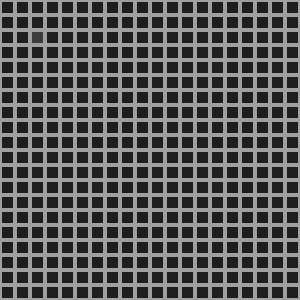
Frame 1 (no input)
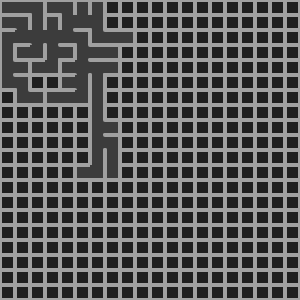
Frame 60 (no input)
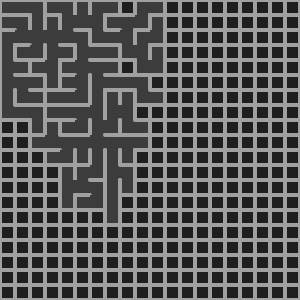
Frame 120 (the mouse pressed at the canvas centre since frame 60)

The p5.js sketch that drew these frames (run headless with seeded random() and noise() and a simulated clock; from frame 60 on, the mouse is pressed at the canvas centre):

// p5.js sketch
// ── sketch.js
const MAZE_SIZE = 20
const CANVAS_SIZE = 300
const CELL_SIZE = CANVAS_SIZE/MAZE_SIZE


// Fuck OOP
// All my homies hate OOP

class Maze {
  static BIT_UP = 1
  static BIT_DOWN = 2
  static BIT_LEFT = 4
  static BIT_RIGHT = 8
  static BIT_FILL = 16
  static BIT_MAX = 31

  // direction enums
  static TOP = 0
  static BOTTOM = 1
  static LEFT = 2
  static RIGHT = 3
    
  constructor(size) {
    this.size = size
    this.grid = Array(size).fill().map(() => Array(size).fill(15))
  }


  hasWall(x, y, direction) {
    switch(direction) {
      case Maze.TOP:
        return (this.grid[y][x] & Maze.BIT_UP) > 0
      case Maze.BOTTOM:
        return (this.grid[y][x] & Maze.BIT_DOWN) > 0
      case Maze.LEFT:
        return (this.grid[y][x] & Maze.BIT_LEFT) > 0
      case Maze.RIGHT:
        return (this.grid[y][x] & Maze.BIT_RIGHT) > 0
    }
  }

  removeWall(x, y, direction) {
    switch(direction) {
      case Maze.TOP:
        this.grid[y][x] &= ~Maze.BIT_UP
        if (y > 0) 
          this.grid[y-1][x] &= ~Maze.BIT_DOWN
        break;
      case Maze.BOTTOM:
        this.grid[y][x] &= ~Maze.BIT_DOWN
        if (y < this.size-1)
          this.grid[y+1][x] &= ~Maze.BIT_UP
        break;
      case Maze.LEFT:
        this.grid[y][x] &= ~Maze.BIT_LEFT
        if (x > 0)
          this.grid[y][x-1] &= ~Maze.BIT_RIGHT
        break;
      case Maze.RIGHT:
        this.grid[y][x] &= ~Maze.BIT_RIGHT
        if (x < this.size-1)
          this.grid[y][x+1] &= ~Maze.BIT_LEFT
        break;
    }
  }

  addWall(x, y, direction) {
    switch(direction) {
      case Maze.TOP:
        this.grid[y][x] |= Maze.BIT_UP
        if (y > 0) 
          this.grid[y-1][x] |= Maze.BIT_DOWN
        break;
      case Maze.BOTTOM:
        this.grid[y][x] |= Maze.BIT_DOWN
        if (y < this.size-1) 
          this.grid[y+1][x] |= Maze.BIT_UP
        break;
      case Maze.LEFT:
        this.grid[y][x] |= Maze.BIT_LEFT
        if (x > 0) 
          this.grid[y][x-1] |= Maze.BIT_RIGHT
        break;
      case Maze.RIGHT:
        this.grid[y][x] |= Maze.BIT_RIGHT
        if (x < this.size-1) 
          this.grid[y][x+1] |= Maze.BIT_LEFT
        break;
    }
  }

  hasCell(x, y, direction) {
    switch(direction) {
      case Maze.TOP:
        return y>0
      case Maze.BOTTOM:
        return y<this.size-1
      case Maze.LEFT:
        return x>0
      case Maze.RIGHT:
        return x<this.size-1
    }
  }

  // returns [x,y]
  getCell(x, y, direction) {
    switch(direction) {
      case Maze.TOP:
        return [x, y-1]
      case Maze.BOTTOM:
        return [x, y+1]
      case Maze.LEFT:
        return [x-1, y]
      case Maze.RIGHT:
        return [x+1, y]
    }
  }

  isFilled(x, y, direction=-1) {
    switch(direction) {
      case Maze.TOP:
        return (this.grid[y-1][x] & Maze.BIT_FILL) > 0
      case Maze.BOTTOM:
        return (this.grid[y+1][x] & Maze.BIT_FILL) > 0
      case Maze.LEFT:
        return (this.grid[y][x-1] & Maze.BIT_FILL) > 0
      case Maze.RIGHT:
        return (this.grid[y][x+1] & Maze.BIT_FILL) > 0
      case -1:
        return (this.grid[y][x] & Maze.BIT_FILL) > 0
    }
  }

  fill(x,y) {
    this.grid[y][x] |= Maze.BIT_FILL
  }

  render() {
    for (const y of this.grid.keys()) {
      for (const x of this.grid[y].keys()) {
        push()
        strokeWeight(0);
        if (this.isFilled(x,y))
          rect(CELL_SIZE*x, CELL_SIZE*y, CELL_SIZE, CELL_SIZE)
        pop()
        if (this.hasWall(x,y,Maze.TOP))
          line(CELL_SIZE*x, CELL_SIZE*y, CELL_SIZE*(x+1), CELL_SIZE*y)
        if (this.hasWall(x,y,Maze.BOTTOM))
          line(CELL_SIZE*x, CELL_SIZE*(y+1), CELL_SIZE*(x+1), CELL_SIZE*(y+1))
        if (this.hasWall(x,y,Maze.LEFT))
          line(CELL_SIZE*x, CELL_SIZE*y, CELL_SIZE*x, CELL_SIZE*(y+1))
        if (this.hasWall(x,y,Maze.RIGHT))
          line(CELL_SIZE*(x+1), CELL_SIZE*y, CELL_SIZE*(x+1), CELL_SIZE*(y+1))
      }
    }
  }
}


// duck typing moment
class RandDFS {
  pointer = {x:0, y:0}
  history = []

  constructor(maze, xInit=0, yInit=0) {
    this.maze = maze
    this.pointer.x = xInit
    this.pointer.y = yInit
  }

  tick() {
    let walls = []
    for (const i of Array(4).keys()) {
      if (this.maze.hasWall(this.pointer.x, this.pointer.y, i) 
          && this.maze.hasCell(this.pointer.x, this.pointer.y, i)
          && !this.maze.isFilled(this.pointer.x, this.pointer.y, i))
        walls.push(i)
    }
    if (walls.length == 0) {
      if (this.history.length == 0)
        return
      this.maze.fill(this.pointer.x, this.pointer.y)
      this.pointer = this.history.pop()
    } else {
      let rand = walls[Math.floor(Math.random()*walls.length)]
      this.maze.fill(this.pointer.x, this.pointer.y)
      this.maze.removeWall(this.pointer.x, this.pointer.y, rand)
      this.history.push(structuredClone(this.pointer))
      switch (rand) {
        case Maze.TOP:
          this.pointer.y--
          break;
        case Maze.BOTTOM:
          this.pointer.y++
          break;
        case Maze.LEFT:
          this.pointer.x--
          break;
        case Maze.RIGHT:
          this.pointer.x++
          break;
      }  
    }
  }

  render() {
    push()
    fill(250, 149, 73)
    circle(CELL_SIZE*this.pointer.x+CELL_SIZE/2, CELL_SIZE*this.pointer.y+CELL_SIZE/2, CELL_SIZE/3)
    pop()
  }
}


class RandPrim {
  frontier = []

  constructor(maze, xInit=0, yInit=0) {
    this.maze = maze

    this.maze.fill(xInit, yInit)
    for (const i of Array(4).keys()) {
      if (this.maze.hasWall(xInit, yInit, i) 
          && this.maze.hasCell(xInit, yInit, i)
          && !this.maze.isFilled(xInit, yInit, i))
        this.frontier.push(this.maze.getCell(xInit, yInit, i))
    }
  }

  tick() {
    if (this.frontier.length == 0) return
    do {
      var rand = this.frontier.splice(Math.floor(Math.random()*this.frontier.length), 1)[0]
      if (this.frontier.length == 0) return
    } while (this.maze.isFilled(rand[0], rand[1]))
    this.maze.fill(rand[0], rand[1])

    let targets = []
    for (const i of Array(4).keys()) {
      if (this.maze.hasWall(rand[0], rand[1], i) && this.maze.hasCell(rand[0], rand[1], i)) {
        if (this.maze.isFilled(rand[0], rand[1], i))
          targets.push(i)
        else
          this.frontier.push(this.maze.getCell(rand[0], rand[1], i))
      }
    }
    this.maze.removeWall(rand[0], rand[1], targets[Math.floor(Math.random()*targets.length)])

    console.log(this.frontier)
    console.log(rand)
  }

  render() {

  }
}

function drawMaze(maze) {
  
}

function drawPointer(pointer) {
  push()
  fill(250, 149, 73)
  circle(CELL_SIZE*pointer.x+CELL_SIZE/2, CELL_SIZE*pointer.y+CELL_SIZE/2, CELL_SIZE/3)
  pop()
}


let maze
let alg
function setup() {
  createCanvas(CANVAS_SIZE, CANVAS_SIZE);
  background(30);
  strokeWeight(4); 
  stroke(160);
  fill(60)
  frameRate(60);

  maze = new Maze(MAZE_SIZE)
  alg = new RandPrim(maze, 2,2)
  console.log(maze.grid)
}

function draw() {
  background(30);
  maze.render()
  alg.render()
  alg.tick()
}
